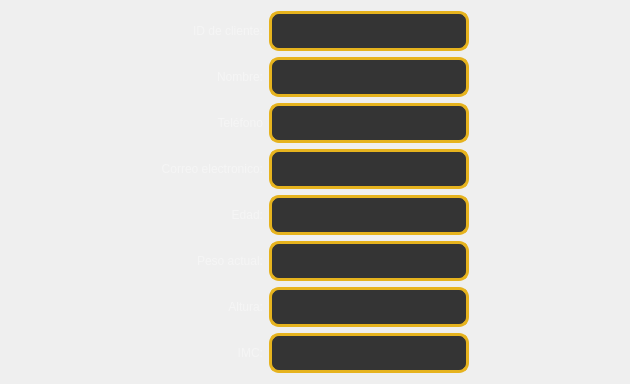
            <widget class="QWidget" name="InfoPersona_2">
             <layout class="QGridLayout" name="gridLayout_4">
              <item row="2" column="1">
               <widget class="QLabel" name="label_128">
                <property name="styleSheet">
                 <string notr="true">font: 87 14pt &quot;Arial Black&quot;;
color: whitesmoke;</string>
                </property>
                <property name="text">
                 <string>Teléfono</string>
                </property>
                <property name="alignment">
                 <set>Qt::AlignRight|Qt::AlignTrailing|Qt::AlignVCenter</set>
                </property>
               </widget>
              </item>
              <item row="5" column="2">
               <widget class="QLineEdit" name="lineEdit_15">
                <property name="minimumSize">
                 <size>
                  <width>200</width>
                  <height>40</height>
                 </size>
                </property>
                <property name="styleSheet">
                 <string notr="true">background-color: #343434;
font: 87 14pt &quot;Arial Black&quot;;
color: whitesmoke;
border: 3px solid #e6b31e;
border-radius: 10px;
</string>
                </property>
                <property name="readOnly">
                 <bool>true</bool>
                </property>
               </widget>
              </item>
              <item row="5" column="1">
               <widget class="QLabel" name="label_131">
                <property name="styleSheet">
                 <string notr="true">font: 87 14pt &quot;Arial Black&quot;;
color: whitesmoke;</string>
                </property>
                <property name="text">
                 <string>Peso actual:</string>
                </property>
                <property name="alignment">
                 <set>Qt::AlignRight|Qt::AlignTrailing|Qt::AlignVCenter</set>
                </property>
               </widget>
              </item>
              <item row="4" column="2">
               <widget class="QLineEdit" name="lineEdit_14">
                <property name="minimumSize">
                 <size>
                  <width>200</width>
                  <height>40</height>
                 </size>
                </property>
                <property name="styleSheet">
                 <string notr="true">background-color: #343434;
font: 87 14pt &quot;Arial Black&quot;;
color: whitesmoke;
border: 3px solid #e6b31e;
border-radius: 10px;
</string>
                </property>
                <property name="readOnly">
                 <bool>true</bool>
                </property>
               </widget>
              </item>
              <item row="2" column="2">
               <widget class="QLineEdit" name="lineEdit_13">
                <property name="minimumSize">
                 <size>
                  <width>200</width>
                  <height>40</height>
                 </size>
                </property>
                <property name="styleSheet">
                 <string notr="true">background-color: #343434;
font: 87 14pt &quot;Arial Black&quot;;
color: whitesmoke;
border: 3px solid #e6b31e;
border-radius: 10px;
</string>
                </property>
                <property name="readOnly">
                 <bool>true</bool>
                </property>
               </widget>
              </item>
              <item row="3" column="2">
               <widget class="QLineEdit" name="lineEdit_10">
                <property name="minimumSize">
                 <size>
                  <width>200</width>
                  <height>40</height>
                 </size>
                </property>
                <property name="styleSheet">
                 <string notr="true">background-color: #343434;
font: 87 14pt &quot;Arial Black&quot;;
color: whitesmoke;
border: 3px solid #e6b31e;
border-radius: 10px;
</string>
                </property>
                <property name="readOnly">
                 <bool>true</bool>
                </property>
               </widget>
              </item>
              <item row="3" column="1">
               <widget class="QLabel" name="label_130">
                <property name="styleSheet">
                 <string notr="true">font: 87 14pt &quot;Arial Black&quot;;
color: whitesmoke;</string>
                </property>
                <property name="text">
                 <string>Correo electronico:</string>
                </property>
                <property name="alignment">
                 <set>Qt::AlignRight|Qt::AlignTrailing|Qt::AlignVCenter</set>
                </property>
               </widget>
              </item>
              <item row="1" column="1">
               <widget class="QLabel" name="label_132">
                <property name="styleSheet">
                 <string notr="true">font: 87 14pt &quot;Arial Black&quot;;
color: whitesmoke;</string>
                </property>
                <property name="text">
                 <string>Nombre:</string>
                </property>
                <property name="alignment">
                 <set>Qt::AlignRight|Qt::AlignTrailing|Qt::AlignVCenter</set>
                </property>
               </widget>
              </item>
              <item row="6" column="1">
               <widget class="QLabel" name="label_133">
                <property name="styleSheet">
                 <string notr="true">font: 87 14pt &quot;Arial Black&quot;;
color: whitesmoke;</string>
                </property>
                <property name="text">
                 <string>Altura:</string>
                </property>
                <property name="alignment">
                 <set>Qt::AlignRight|Qt::AlignTrailing|Qt::AlignVCenter</set>
                </property>
               </widget>
              </item>
              <item row="1" column="2">
               <widget class="QLineEdit" name="lineEdit_11">
                <property name="minimumSize">
                 <size>
                  <width>200</width>
                  <height>40</height>
                 </size>
                </property>
                <property name="styleSheet">
                 <string notr="true">background-color: #343434;
font: 87 14pt &quot;Arial Black&quot;;
color: whitesmoke;
border: 3px solid #e6b31e;
border-radius: 10px;
</string>
                </property>
                <property name="readOnly">
                 <bool>true</bool>
                </property>
               </widget>
              </item>
              <item row="4" column="1">
               <widget class="QLabel" name="label_129">
                <property name="styleSheet">
                 <string notr="true">font: 87 14pt &quot;Arial Black&quot;;
color: whitesmoke;</string>
                </property>
                <property name="text">
                 <string>Edad:</string>
                </property>
                <property name="alignment">
                 <set>Qt::AlignRight|Qt::AlignTrailing|Qt::AlignVCenter</set>
                </property>
               </widget>
              </item>
              <item row="0" column="2">
               <widget class="QLineEdit" name="lineEdit_12">
                <property name="minimumSize">
                 <size>
                  <width>200</width>
                  <height>40</height>
                 </size>
                </property>
                <property name="styleSheet">
                 <string notr="true">background-color: #343434;
font: 87 14pt &quot;Arial Black&quot;;
color: whitesmoke;
border: 3px solid #e6b31e;
border-radius: 10px;
</string>
                </property>
                <property name="readOnly">
                 <bool>true</bool>
                </property>
               </widget>
              </item>
              <item row="7" column="1">
               <widget class="QLabel" name="label_134">
                <property name="styleSheet">
                 <string notr="true">font: 87 14pt &quot;Arial Black&quot;;
color: whitesmoke;</string>
                </property>
                <property name="text">
                 <string>IMC:</string>
                </property>
                <property name="alignment">
                 <set>Qt::AlignRight|Qt::AlignTrailing|Qt::AlignVCenter</set>
                </property>
               </widget>
              </item>
              <item row="0" column="0">
               <spacer name="horizontalSpacer_13">
                <property name="orientation">
                 <enum>Qt::Horizontal</enum>
                </property>
                <property name="sizeType">
                 <enum>QSizePolicy::Fixed</enum>
                </property>
                <property name="sizeHint" stdset="0">
                 <size>
                  <width>150</width>
                  <height>20</height>
                 </size>
                </property>
               </spacer>
              </item>
              <item row="0" column="3">
               <spacer name="horizontalSpacer_14">
                <property name="orientation">
                 <enum>Qt::Horizontal</enum>
                </property>
                <property name="sizeType">
                 <enum>QSizePolicy::Fixed</enum>
                </property>
                <property name="sizeHint" stdset="0">
                 <size>
                  <width>150</width>
                  <height>0</height>
                 </size>
                </property>
               </spacer>
              </item>
              <item row="0" column="1">
               <widget class="QLabel" name="label_127">
                <property name="styleSheet">
                 <string notr="true">font: 87 14pt &quot;Arial Black&quot;;
color: whitesmoke;</string>
                </property>
                <property name="text">
                 <string>ID de cliente:</string>
                </property>
                <property name="alignment">
                 <set>Qt::AlignRight|Qt::AlignTrailing|Qt::AlignVCenter</set>
                </property>
               </widget>
              </item>
              <item row="6" column="2">
               <widget class="QLineEdit" name="lineEdit_16">
                <property name="minimumSize">
                 <size>
                  <width>200</width>
                  <height>40</height>
                 </size>
                </property>
                <property name="styleSheet">
                 <string notr="true">background-color: #343434;
font: 87 14pt &quot;Arial Black&quot;;
color: whitesmoke;
border: 3px solid #e6b31e;
border-radius: 10px;
</string>
                </property>
                <property name="readOnly">
                 <bool>true</bool>
                </property>
               </widget>
              </item>
              <item row="7" column="2">
               <widget class="QLineEdit" name="lineEdit_17">
                <property name="minimumSize">
                 <size>
                  <width>200</width>
                  <height>40</height>
                 </size>
                </property>
                <property name="styleSheet">
                 <string notr="true">background-color: #343434;
font: 87 14pt &quot;Arial Black&quot;;
color: whitesmoke;
border: 3px solid #e6b31e;
border-radius: 10px;
</string>
                </property>
                <property name="readOnly">
                 <bool>true</bool>
                </property>
               </widget>
              </item>
             </layout>
            </widget>
